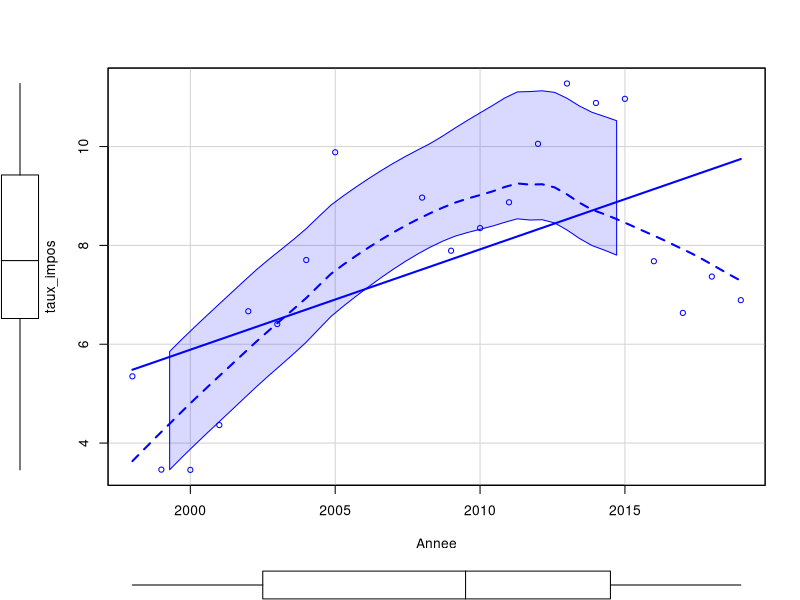
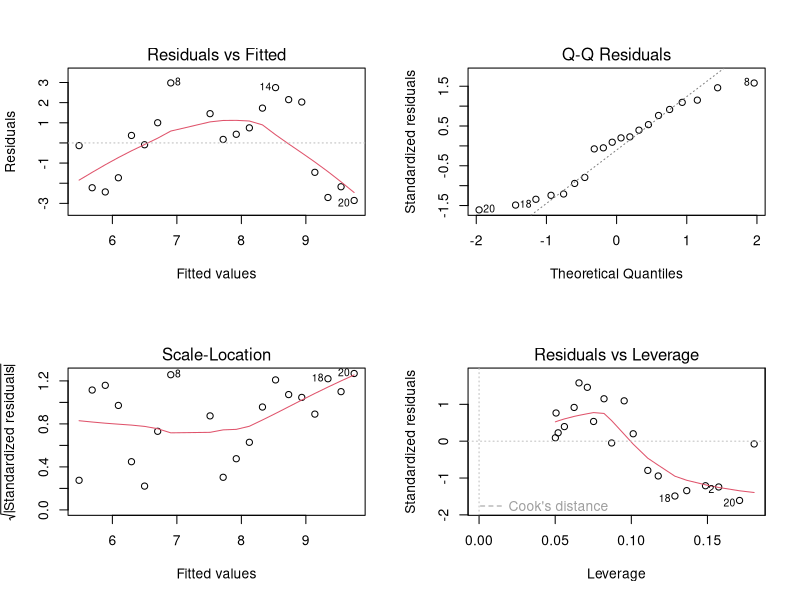

R code for these plots, in order:
## ---- chunk 1
knitr::opts_chunk$set(echo = FALSE,message = FALSE,warning = FALSE)

# Learn more about creating blogs with Distill at:
# https://rstudio.github.io/distill/blog.html

## ---- chunk 2
library(tidyverse)
library(readxl)
library(car)




## ---- chunk 3
df <- read_excel("data.xlsx")
## ---- chunk 4
lineaire <- lm(taux_impos~Annee,data = df)
summary(lineaire)
## ---- chunk 5
scatterplot(taux_impos~Annee,data = df)
## ---- chunk 6
par(mfrow=c(2,2))
plot(lineaire) 
